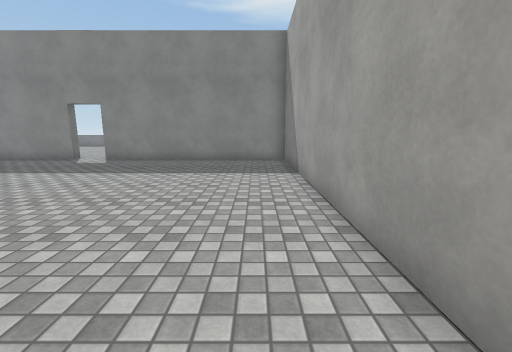
view 1 (above)

12 first-person views from a walk through a 3-D level made in the Unity game engine. The camera is 1.4 m above the floor, tilts 10° down and sees 90° across. The floor is counted in squares, 1 m on a side. Each view is taken from the middle of a square. On the plan, view 1 faces up. The plan holds only what a view shows up to about 13 squares ahead; the rest is blank. The place goes on beyond the plan. Surface patterns are stand-ins for the level's own textures.

view 2
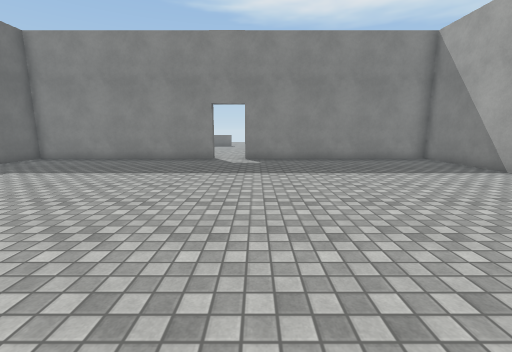

view 3
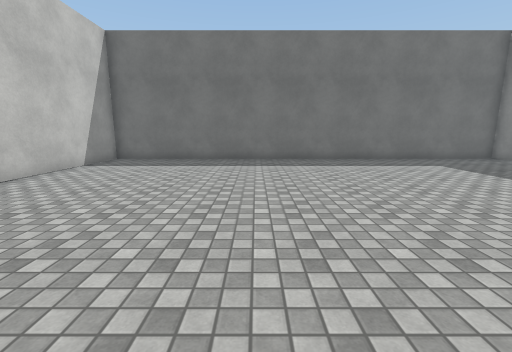

view 4
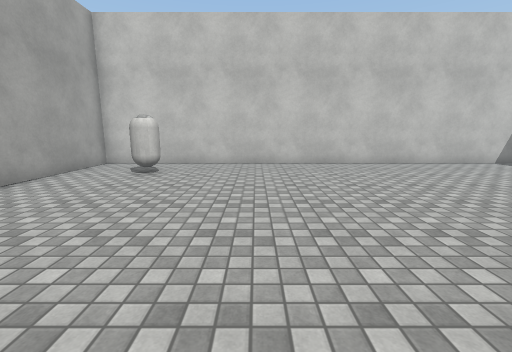

view 5
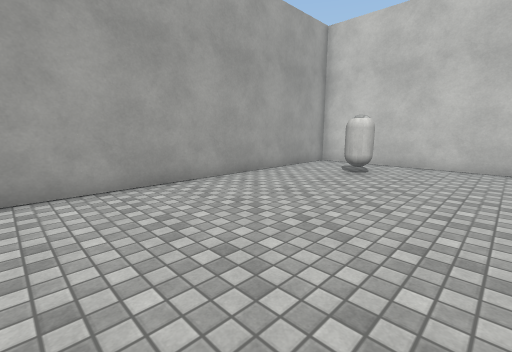

view 6
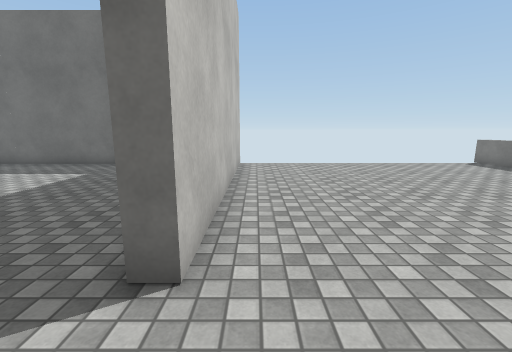

view 7
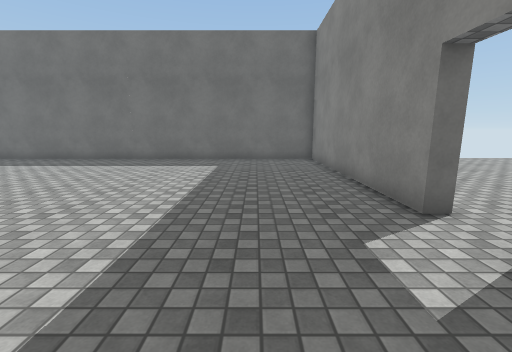

view 8
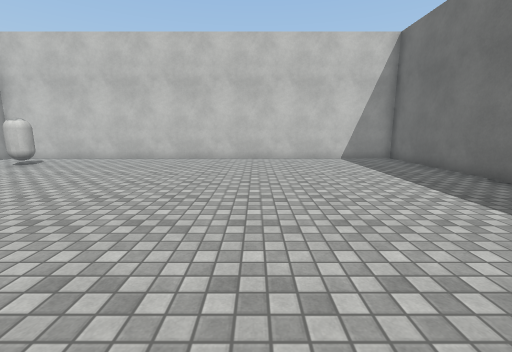

view 9
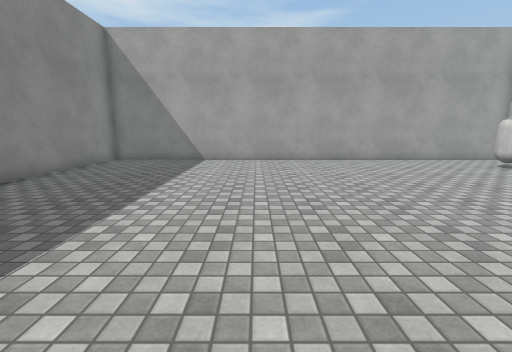

view 10
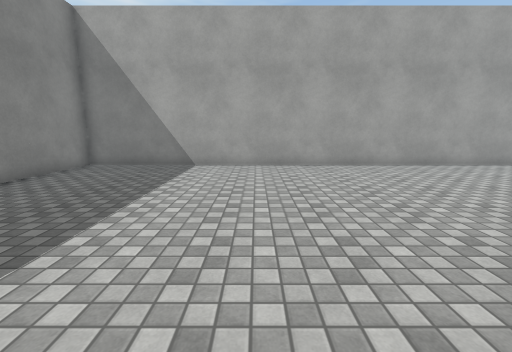

view 11
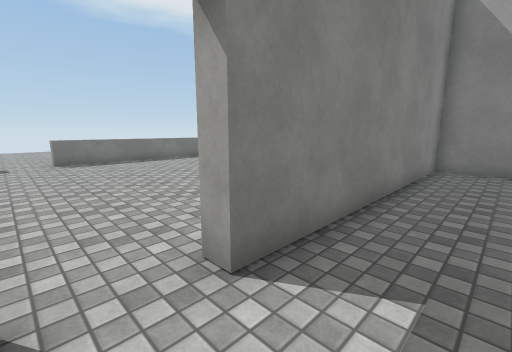

view 12
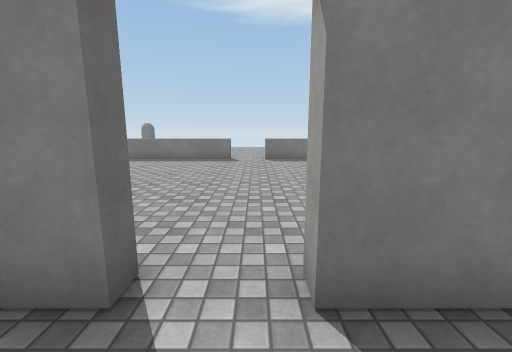

### Floor plan
Points are (right, up) in squares from view 1. A wall is a line through its corners. A room is listed if a view was taken in it or the views show most of it. See-through windows are left out.
Room 1 (views 1, 2, 3, 4, 5, 7, 8, 9, 10, 11, 12)
walls: (-9.2, 13.3) (-9.2, 12.8) (-17.8, 12.8) (-17.8, -6) (1.4, -6) (1.4, 12.8) (-7.5, 12.8) (-7.5, 13.4)
ways out: opening at (-8.5, 13) to room 2
objects: other object (-2, -4) to (-1, -3)
Room 2 (view 6)
walls: (-18.2, 13.3) (-9.2, 13.3)
low walls: (-9.2, 23.7) (-14.4, 23.7); (-3.1, 23.7) (-7.6, 23.7); (-16.6, 23.7) (-18.4, 23.7)
ways out: opening at (-8.5, 13) to room 1

Where each view was taken, in squares from view 1:
view 1: 0 up, 0 right, facing up
view 2: 0 up, 7 left, facing up
view 3: 1 up, 5 left, facing left
view 4: 5 up, 5 left, facing down
view 5: 5 up, 5 left, facing down-right
view 6: 14 up, 7 left, facing left
view 7: 10 up, 5 left, facing left
view 8: 7 up, 11 left, facing down
view 9: 6 up, 11 left, facing right
view 10: 6 up, 9 left, facing right
view 11: 11 up, 9 left, facing up-right
view 12: 11 up, 8 left, facing up
